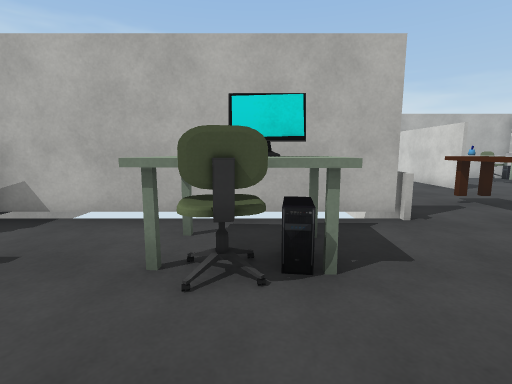
[1] (above)

24 first-person views from a walk through a Unity game level. The camera is 1.3 m above the floor, tilts 8° down and sees 85° across. Doors are open. The floor is counted in squares, 1 m on a side. Each view is taken from the middle of a square. On the plan, view 1 faces up. The plan holds only what a view shows up to about 13 squares ahead; the rest is blank. Some surface patterns are stand-ins.

[2]
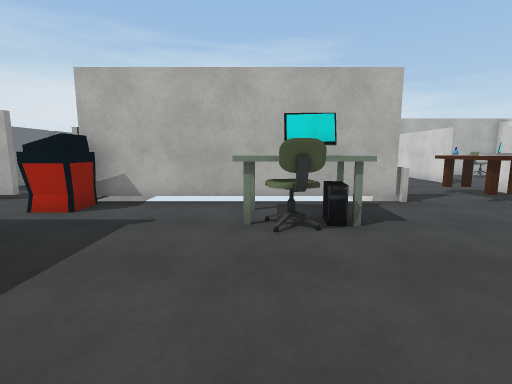

[3]
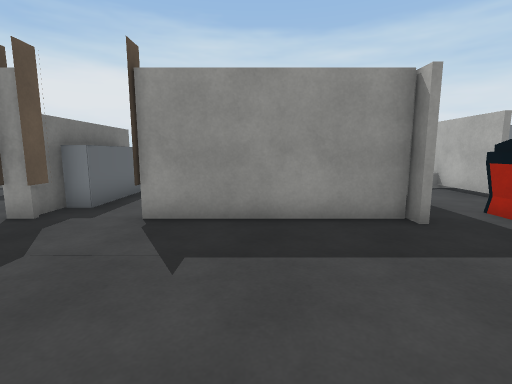

[4]
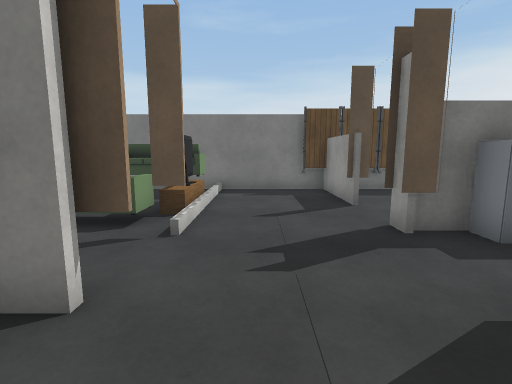

[5]
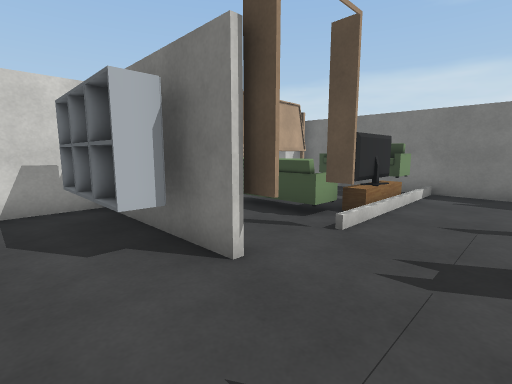

[6]
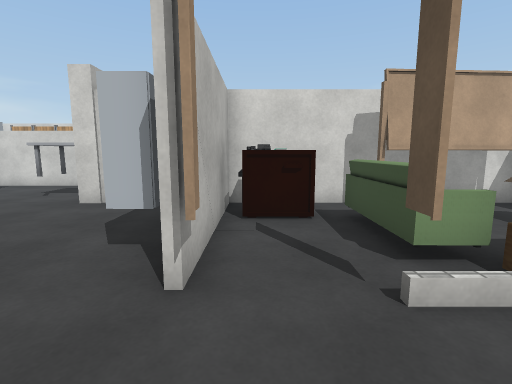

[7]
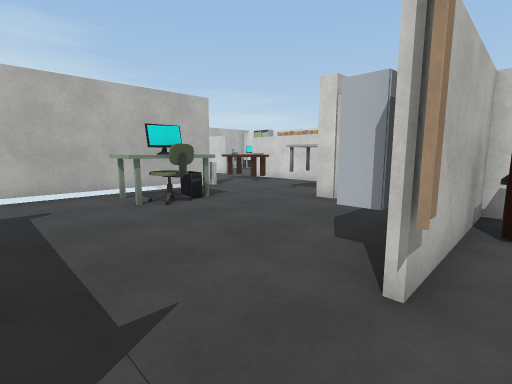

[8]
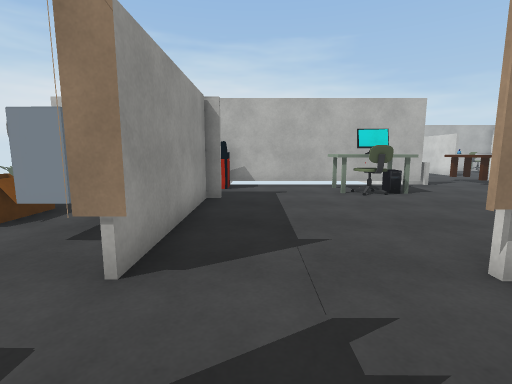

[9]
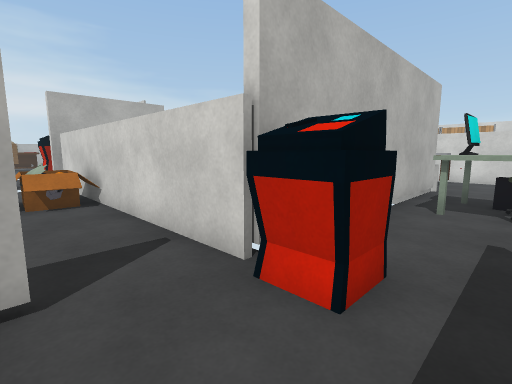

[10]
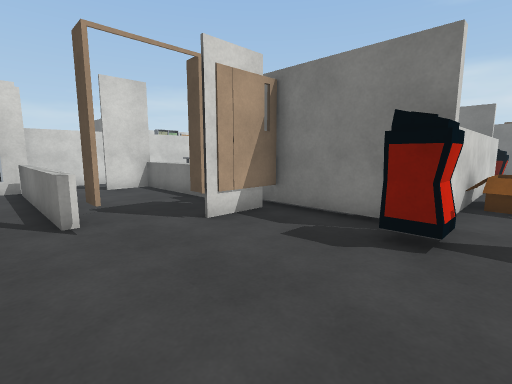

[11]
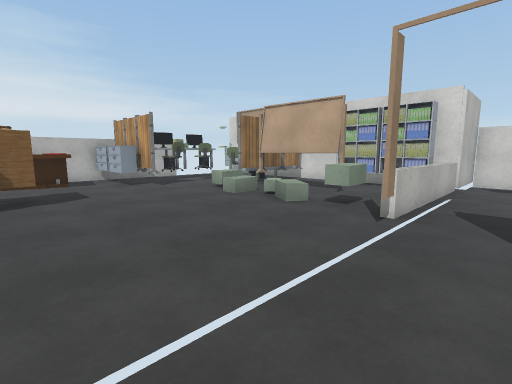

[12]
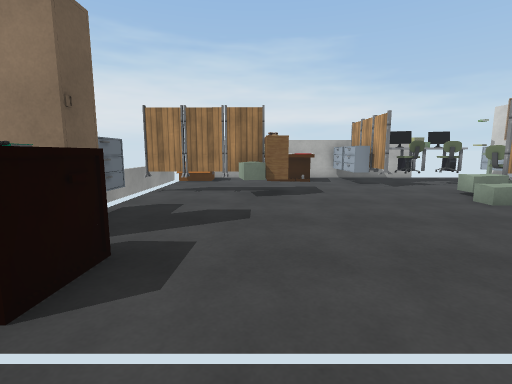

[13]
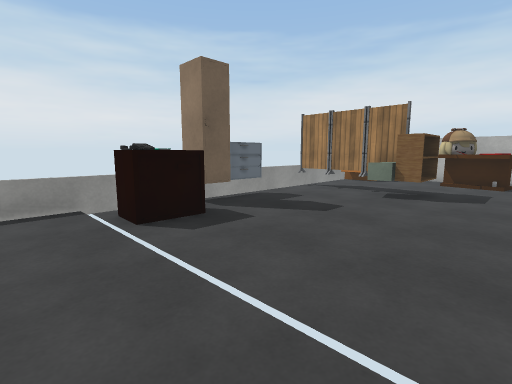

[14]
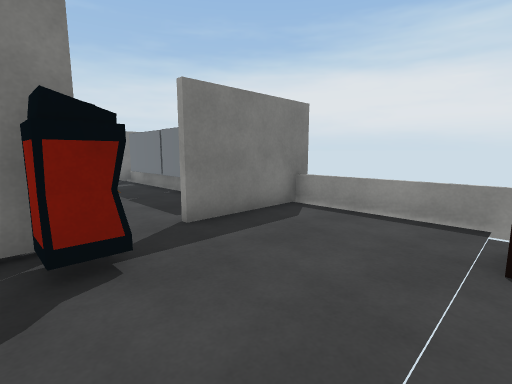

[15]
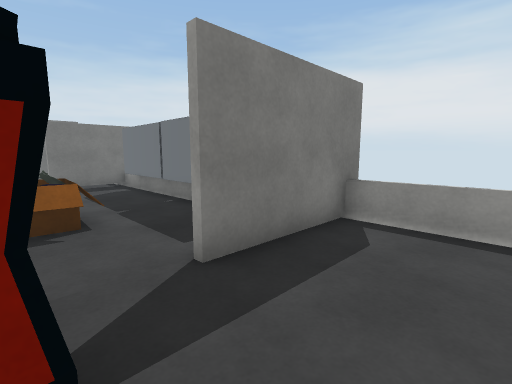

[16]
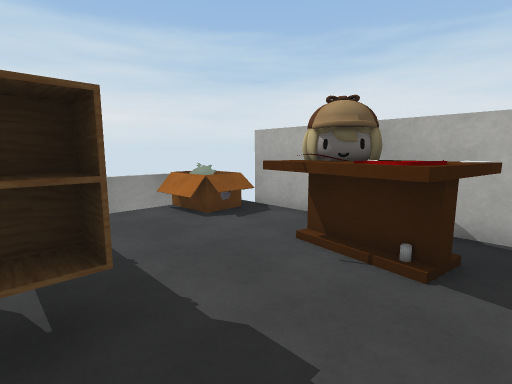

[17]
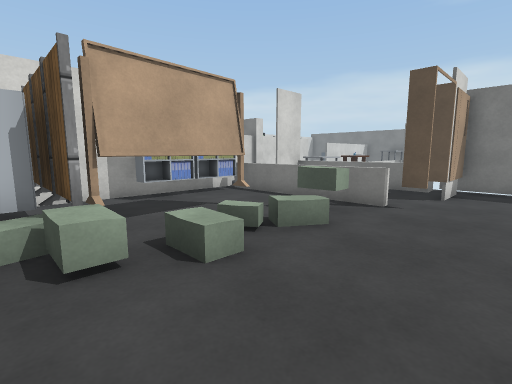

[18]
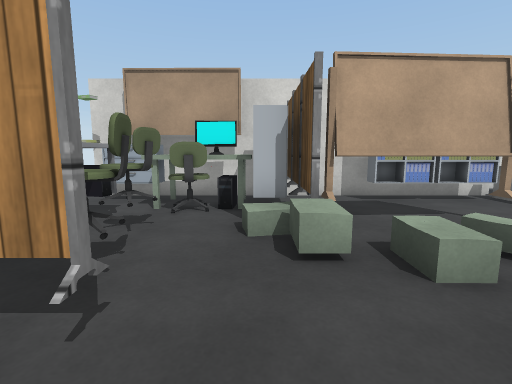

[19]
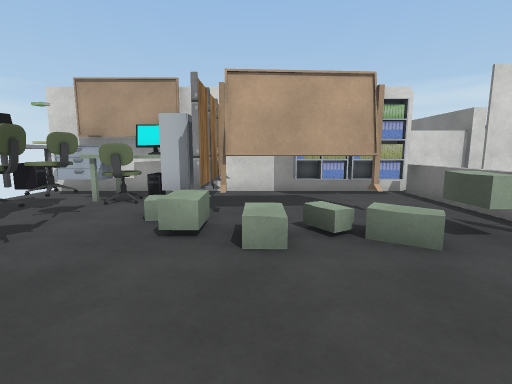

[20]
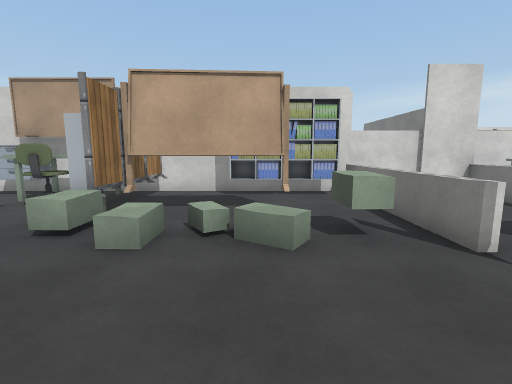

[21]
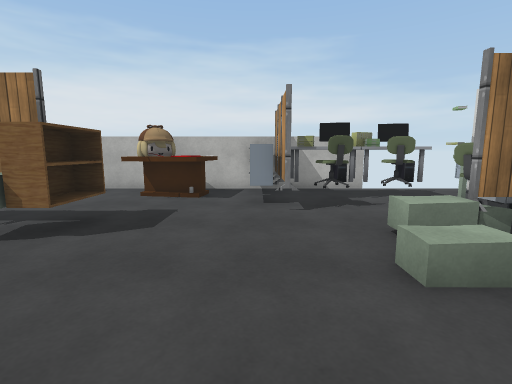

[22]
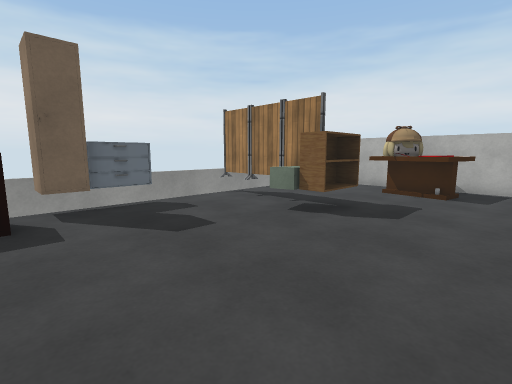

[23]
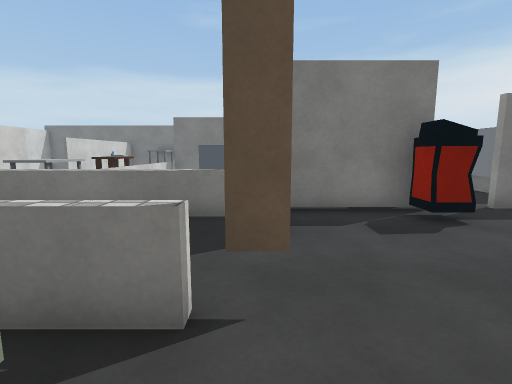

[24]
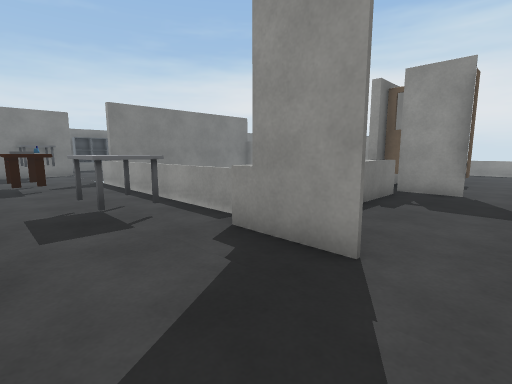

### Floor plan
Key: @ floor where view 1 was taken; # wall or solid block; x gap in a wall; . floor; / step, stairs or slope; D open door; = window, fence, low wall or low ledge; ^ raised ledge; P phone; T table; H thing the floor can be seen under or through; O other object.
Columns run from 12 left of view 1 to 12 right of it. Each row starts with its distance up from view 1.
 32    ###########  ##
 31  =OO.TTTT^^^^##.^#
 30  =OO.TTT.^^^^^^O^#
 29  =.......^#^^^OOO#
 28  =........##..OOO#
 27  #HHHHH......#####
 26  =...^H....^^##
 25  =.........O.#
 24  =#..........#
 23  ##........O.#
 22  ##..........#  #
 21  #PP.......^^.. ##
 20  =PP......#=====#####
 19  =.............../..#
 18  =..............//..#
 17  =....O...#.....#/..#
 16  =....O...#^^^^^^/..#
 15 #####DD####    x//..#
 14    ...#        =....#  OO
 13   #..O#        #^^..#  OO
 12   #..OO        #^^..#...
 11   #..O#        =....#..
 10   x...#        =......
  9   #...#        =.....
  8   #...#        =..O..
  7    ...#        =.OO.#
  6  ####DD##     #=.OO.#
  5   ....OO########....#
  4     ..OO...OOO......#
  3     .......OOO......#
  2     ####....O...##.
  1       ##........#
  0   OO. ##....@..##
 -1    O. ##.......#
 -2     .###....####
 -3      .##...#####
 -4     .........PP^
 -5    ^^^.....#..P^
 -6   ######...x==##
 -7      ......#^^##
 -8      ..#...#..#
 -9      ..#...^^^#
-10      ..#...^^^#
-11     ###########

Where each view was taken, in squares from view 1:
view 1: 0 up, 0 right, facing up
view 2: 2 down, 1 left, facing up
view 3: 1 down, 0 right, facing left
view 4: 1 down, 3 left, facing down
view 5: 1 down, 4 left, facing down-right
view 6: 4 down, 4 left, facing right
view 7: 4 down, 4 left, facing up-right
view 8: 6 down, 4 left, facing up
view 9: 3 up, 8 left, facing up-right
view 10: 21 up, 7 left, facing down-right
view 11: 18 up, 7 left, facing up-right
view 12: 18 up, 7 left, facing up
view 13: 18 up, 4 left, facing up-left
view 14: 20 up, 5 left, facing down-left
view 15: 18 up, 6 left, facing down-left
view 16: 27 up, 4 left, facing up-left
view 17: 27 up, 4 left, facing down-right
view 18: 27 up, 4 left, facing right
view 19: 25 up, 5 left, facing right
view 20: 23 up, 5 left, facing right
view 21: 22 up, 3 left, facing up
view 22: 21 up, 3 left, facing up-left
view 23: 22 up, 2 left, facing down
view 24: 19 up, 7 right, facing down-left
